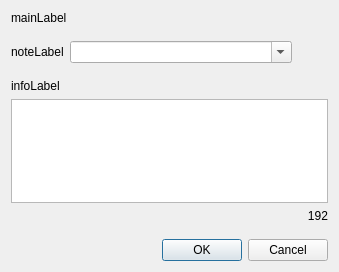
<?xml version="1.0" encoding="UTF-8"?>
<ui version="4.0">
 <class>Dialog</class>
 <widget class="QDialog" name="Dialog">
  <property name="geometry">
   <rect>
    <x>0</x>
    <y>0</y>
    <width>339</width>
    <height>272</height>
   </rect>
  </property>
  <property name="windowTitle">
   <string>Dialog</string>
  </property>
  <layout class="QVBoxLayout" name="verticalLayout">
   <item>
    <widget class="QLabel" name="mainLabel">
     <property name="text">
      <string>mainLabel</string>
     </property>
    </widget>
   </item>
   <item>
    <layout class="QHBoxLayout" name="horizontalLayout" stretch="0,1">
     <property name="topMargin">
      <number>10</number>
     </property>
     <property name="bottomMargin">
      <number>10</number>
     </property>
     <item>
      <widget class="QLabel" name="noteLabel">
       <property name="text">
        <string>noteLabel</string>
       </property>
      </widget>
     </item>
     <item alignment="Qt::AlignLeft">
      <widget class="QComboBox" name="noteCombo">
       <property name="editable">
        <bool>true</bool>
       </property>
       <property name="currentText">
        <string notr="true"/>
       </property>
       <property name="minimumContentsLength">
        <number>24</number>
       </property>
      </widget>
     </item>
    </layout>
   </item>
   <item>
    <widget class="QLabel" name="infoLabel">
     <property name="text">
      <string>infoLabel</string>
     </property>
    </widget>
   </item>
   <item>
    <widget class="QPlainTextEdit" name="infoText"/>
   </item>
   <item alignment="Qt::AlignTop">
    <widget class="QLabel" name="sizeLabel">
     <property name="text">
      <string>192</string>
     </property>
     <property name="alignment">
      <set>Qt::AlignRight|Qt::AlignTrailing|Qt::AlignVCenter</set>
     </property>
    </widget>
   </item>
   <item>
    <spacer name="verticalSpacer">
     <property name="orientation">
      <enum>Qt::Vertical</enum>
     </property>
     <property name="sizeType">
      <enum>QSizePolicy::MinimumExpanding</enum>
     </property>
     <property name="sizeHint" stdset="0">
      <size>
       <width>20</width>
       <height>10</height>
      </size>
     </property>
    </spacer>
   </item>
   <item>
    <widget class="QDialogButtonBox" name="buttonBox">
     <property name="orientation">
      <enum>Qt::Horizontal</enum>
     </property>
     <property name="standardButtons">
      <set>QDialogButtonBox::Cancel|QDialogButtonBox::Ok</set>
     </property>
    </widget>
   </item>
  </layout>
 </widget>
 <resources/>
 <connections>
  <connection>
   <sender>buttonBox</sender>
   <signal>accepted()</signal>
   <receiver>Dialog</receiver>
   <slot>accept()</slot>
   <hints>
    <hint type="sourcelabel">
     <x>248</x>
     <y>254</y>
    </hint>
    <hint type="destinationlabel">
     <x>157</x>
     <y>274</y>
    </hint>
   </hints>
  </connection>
  <connection>
   <sender>buttonBox</sender>
   <signal>rejected()</signal>
   <receiver>Dialog</receiver>
   <slot>reject()</slot>
   <hints>
    <hint type="sourcelabel">
     <x>316</x>
     <y>260</y>
    </hint>
    <hint type="destinationlabel">
     <x>286</x>
     <y>274</y>
    </hint>
   </hints>
  </connection>
 </connections>
</ui>
